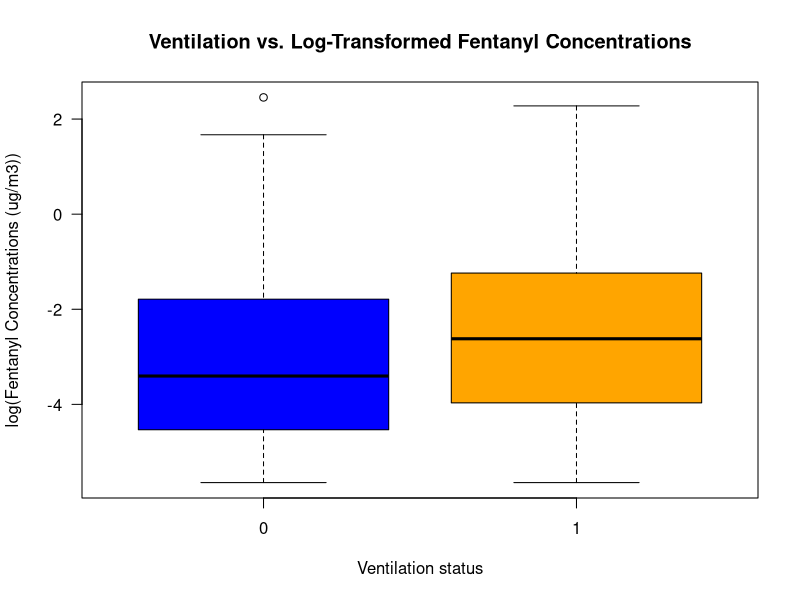
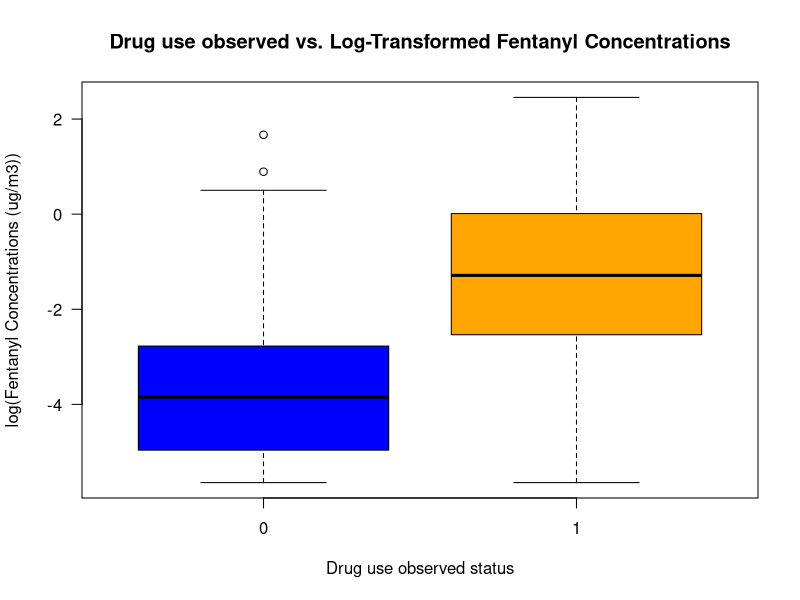

These charts were generated, in order, by the following R code:
##############################################
# This script reads, explores, and manipulates the
# PM2.5 data for SPPH567.
##############################################


### read the fentanyl data
fentanyldata <- read.csv(file = "Data/fentdatanewLOD.csv",
                             header = T,
                             stringsAsFactors = F)

### create a fentanyl concentration variable in the dataframe
fentanyldata$logFent <- log(fentanyldata$Fentanyl_Concentration_ug_m3_TWA)

### convert Ventilation to type factor

fentanyldata$Ventilation <- factor(fentanyldata$Ventilation,
                       levels = c(0,1))

### convert Drug_Use_Observed to type factor
fentanyldata$Drug_Use_Observed <- factor(fentanyldata$Drug_Use_Observed,
                         levels = c(0, 1))

### make a boxplot of log-transformed Fentanyl concentrations vs. Ventilation

boxplot(fentanyldata$logFent ~ fentanyldata$Ventilation,
        ylab = "log(Fentanyl Concentrations (ug/m3))",
        xlab = "Ventilation status",
        main = "Ventilation vs. Log-Transformed Fentanyl Concentrations",
        col = c("blue", "orange"),
        las = 1)

boxplot(fentanyldata$logFent ~ fentanyldata$Drug_Use_Observed,
        ylab = "log(Fentanyl Concentrations (ug/m3))",
        xlab = "Drug use observed status",
        main = "Drug use observed vs. Log-Transformed Fentanyl Concentrations",
        col = c("blue", "orange"),
        las = 1)

### run a t-test and Welch's test on the log-transformed PM2.5
### concentrations vs. wind

t.test(fentanyldata$logFent ~ fentanyldata$Ventilation, var.equal = T)
t.test(fentanyldata$logFent ~ fentanyldata$Ventilation, var.equal = F)

t.test(fentanyldata$logFent ~ fentanyldata$Drug_Use_Observed, var.equal = T)
t.test(fentanyldata$logFent ~ fentanyldata$Drug_Use_Observed, var.equal = F)

### run a linear regression model with the log-transformed data
lm.ventilation <- lm(fentanyldata$logFent ~ fentanyldata$Ventilation)

lm.Drug_Use <- lm(fentanyldata$logFent ~ fentanyldata$Drug_Use_Observed)

### save models
lm.ventilation.summary <- summary(lm.ventilation)
lm.Drug_Use.summary <- summary(lm.Drug_Use)

lm.ventilation.intercept <- lm.ventilation.summary$coefficients[1,1]
lm.Drug_Use.intercept <- lm.Drug_Use.summary$coefficients[1,1]

lm.ventilation.slope <- lm.ventilation.summary$coefficients[2,1]
lm.Drug_Use.slope <- lm.Drug_Use.summary$coefficients[2,1]

## calculate geometric means for each dichotomous variable

geomeanVentOff <- exp(lm.ventilation.intercept)
geomeanVentOn <- exp(lm.ventilation.intercept + lm.ventilation.slope)

geomeanDrugUse0 <- exp(lm.Drug_Use.intercept)
geomeanDrugUse1 <- exp(lm.Drug_Use.intercept + lm.Drug_Use.slope)

### calculate risk ratios
VentRiskRatio <- geomeanVentOn/geomeanVentOff
DrugUseRiskRatio <- geomeanDrugUse1/geomeanDrugUse0

### Confidence intervals

VentLCI <- exp(lm.ventilation.slope - (1.96*lm.ventilation.summary$coefficients[2,2]))
VentUCI <- exp(lm.ventilation.slope + (1.96*lm.ventilation.summary$coefficients[2,2]))

DrugUseLCI <- exp(lm.Drug_Use.slope - (1.96*lm.Drug_Use.summary$coefficients[2,2]))
DrugUseUCI <- exp(lm.Drug_Use.slope + (1.96*lm.Drug_Use.summary$coefficients[2,2]))


